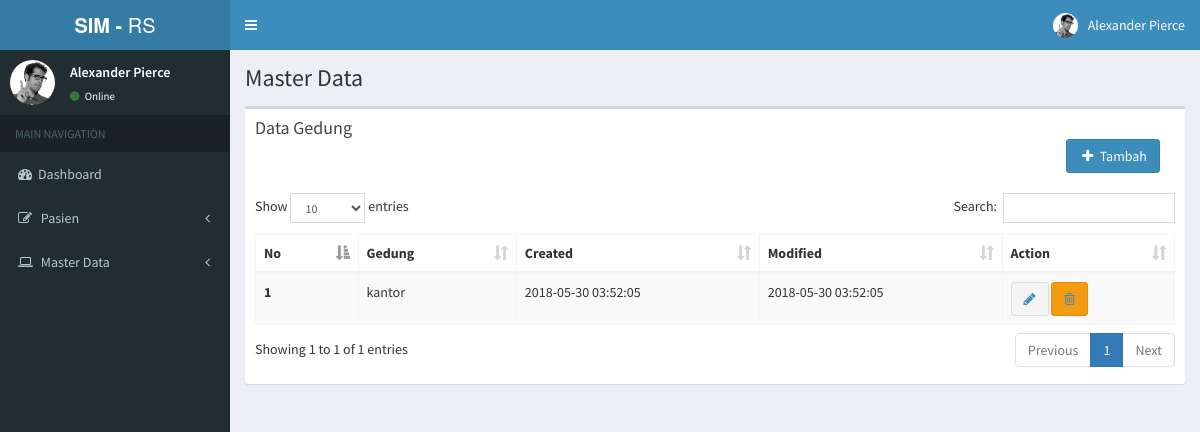
Page /backend/c_masterdata/data_Gedung on the committed database.
### tables this page shows
CREATE TABLE `tb_gedung` (
  `id_gedung` int(11) NOT NULL,
  `gedung` varchar(100) NOT NULL,
  `created` datetime NOT NULL,
  `modified` datetime NOT NULL
);

### application/controllers/backend/c_masterdata.php (called while the page is built, shortened)
<?php
class C_masterdata extends CI_Controller {
	function __construct(){
		$this->load->model('m_masterdata');
		$this->load->helper('url');
	}
	public function data_gedung()
	{
		$this->load->view('backend/header');
		$data['tb_gedung']=$this->m_masterdata->tampil_data('tb_gedung');
		$this->load->view('backend/v_datagedung',$data);
		$this->load->view('backend/footer');
	}
}

### index.php (called while the page is built, shortened)
<?php
require_once BASEPATH.'core/CodeIgniter.php';

### application/models/m_masterdata.php (called while the page is built, shortened)
<?php
	class M_masterdata extends CI_Model{
		function tampil_data($table){
			return $this->db->get($table)->result();
		}
	}
?>

### application/views/backend/v_datagedung.php (the view, shortened to what this page needs)
<div class="content-wrapper">
  <section class="content-header">
    <h1>
      Master Data
    </h1>
  </section>
  <section class="content">
    <div class="row">
      <div class="col-xs-12">
        <div class="box">
          <div class="box-header">
            <h3 class="box-title">Data Gedung</h3>
              <div class="" align="right">
                <div class="col-sm-12">
                  <a type="button" class="btn btn-primary" href="<?php echo base_url()."backend/c_masterdata/tambah_gedung"?>"><i class="fa fa-fw fa-plus"></i> Tambah</a>
                </div>
              </div>
          </div>
          <div class="box-body">
            <table id="example1" class="table table-bordered table-striped">
              <thead>
              <tr>
                <th>No</th>
                <th>Gedung</th>
                <th>Created</th>
                <th>Modified</th>
                <th>Action</th>
              </tr>
              </thead>
              <tbody>
              <?php $no = 1; ?>
              <?php
              foreach ($tb_gedung as $l){
              ?>
              <tr>
                <th><?php echo $no++?></th>
                <td><?php echo $l->gedung?></td>
                <td><?php echo $l->created?></td>
                <td><?php echo $l->modified?></td>
                <td>
                  <button type="button" class="btn btn-default"><a href="<?php echo base_url()."backend/c_masterdata/edit_gedung/".$l->id_gedung ?>"><i class="fa fa-pencil"></i></a></button>
                  <button type="button" class="btn btn-warning"><a href="<?php echo base_url()."backend/c_masterdata/hapus_gedung/".$l->id_gedung ?>"><i class="fa fa-trash-o"></i></a></button>
                </td>
              </tr>
              <?php } ?>
              </tbody>
            </table>
          </div>
        </div>
      </div>
    </div>
  </section>
</div>

### rows in the picture
tb_gedung: gedung "kantor", created "2018-05-30 03:52:05", modified "2018-05-30 03:52:05"
